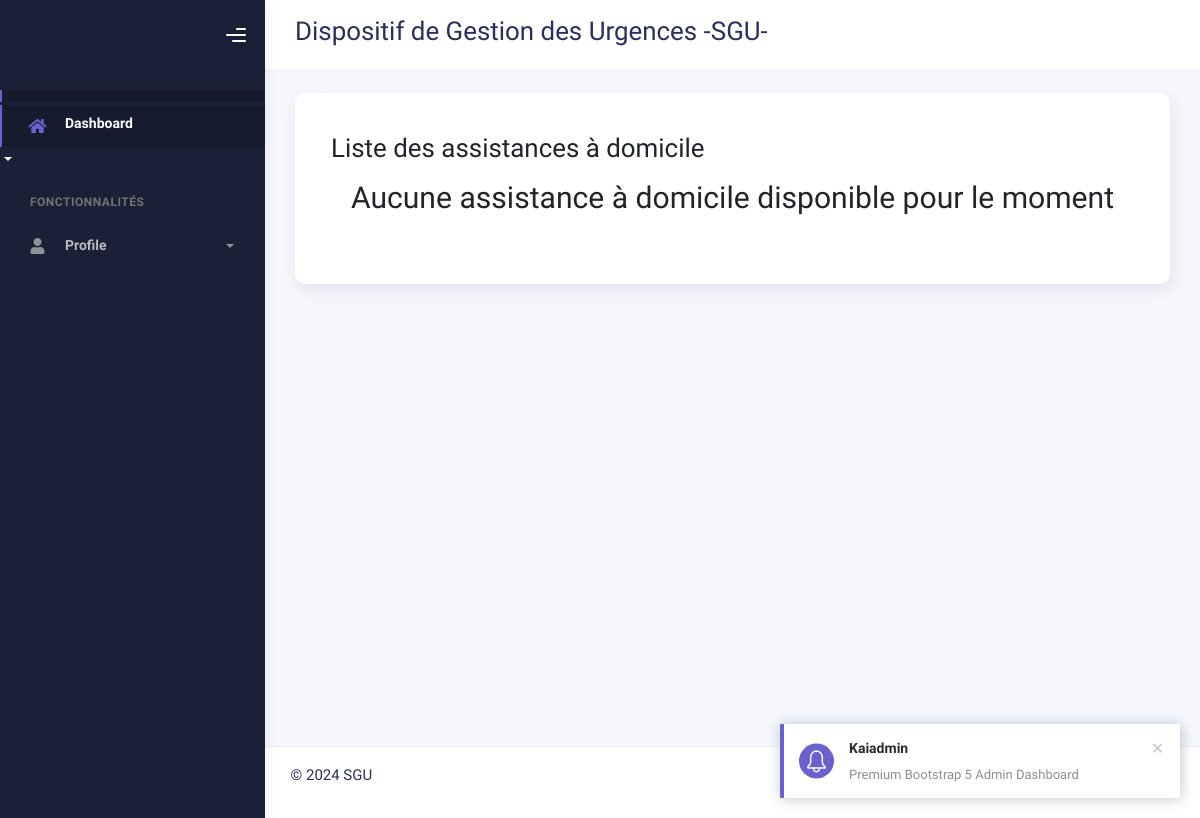
The app's page /domiciles/, older data.
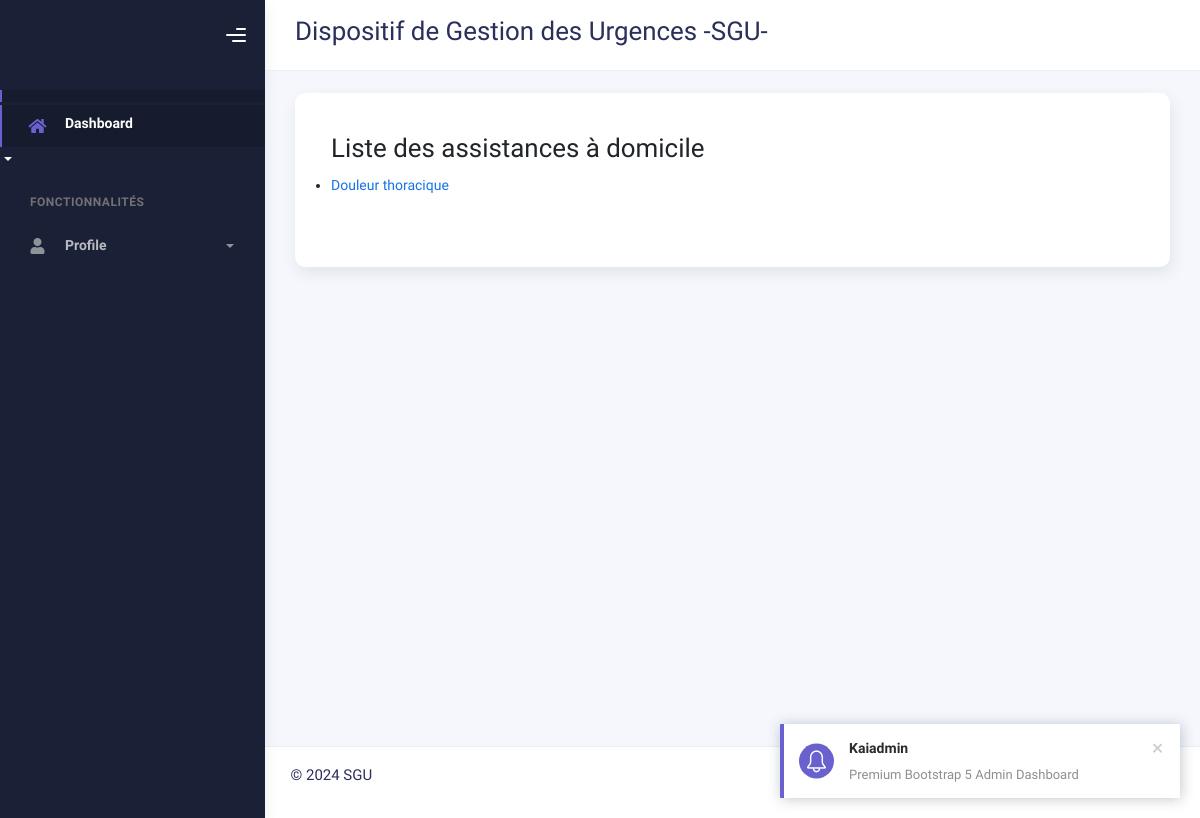
The same page, newer data.
### dashborad/models.py (models this page shows, shortened)
class Domicile(models.Model):
    symptom = models.CharField(
        max_length=255,
        verbose_name=_("Symptôme"),
        help_text=_("Symptôme observé qui nécessite une assistance à domicile.")
    )
    explanation = RichTextField(
        verbose_name=_("Explication"),
        help_text=_("Explication du symptôme et des raisons possibles.")
    )
    assistance_method = RichTextField(
        verbose_name=_("Méthode d'assistance"),
        help_text=_("Méthode ou procédure pour assister la personne à domicile.")
    )

### dashborad/views.py (the view)
# urls.py: path('domiciles/', DomicileListView.as_view(), name='domicile_list'),
class DomicileListView(ListView):
    model = Domicile
    template_name = 'domicile/domicile_list.html'
    context_object_name = 'domiciles'
    def get_context_data(self, **kwargs):
        context = super().get_context_data(**kwargs)
        user = self.request.user
        context['is_medecin'] = hasattr(user, 'medecin')
        return context

### templates/domicile/domicile_list.html (shortened to what this page needs)
{% extends "user/base.html" %}
{% load static %}
{% load crispy_forms_tags %}
{% block navbar-header %}
<h2 class="header">Dispositif de Gestion des Urgences -SGU-</h2>
{% endblock navbar-header %}
{% block content %}
<div class="row">
  <div class="col-sm-12 col-md-12">
    <div class="card card-stats card-round">
      <div class="card-body">
        <div class="row align-items-center mb-4 p-4">
          <h2>Liste des assistances à domicile</h2>
          {% if domiciles %}
          <ul>
              {% for domicile in domiciles %}
              <li>
                  <a href="{% url 'domicile_detail' domicile.pk %}">{{ domicile.symptom }}</a>
              </li>
              {% endfor %}
          </ul>
          {% else %}
          <h1 class="text-center">Aucune assistance à domicile disponible pour le moment</h1>
          {% endif %}
          </div>
      </div>
    </div>
  </div>
</div>
{% endblock content %}

Row changes from the older to the newer data that the page shows:
added Domicile: symptom "Douleur thoracique"
Text that changed along with them:
text no longer shown: "Aucune assistance à domicile disponible pour le moment"
